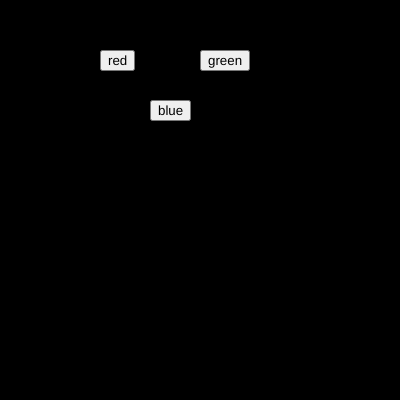
Frame 1 (no input)
Frame 60 (no input): identical to frame 1, image omitted
Frame 120 (the mouse pressed at the canvas centre since frame 60): identical to frame 1, image omitted

The p5.js sketch that drew this single still picture (run headless with seeded random() and noise() and a simulated clock; from frame 60 on, the mouse is pressed at the canvas centre):

// p5.js sketch
// ── sketch.js
var btn_red;
var btn_green;
var btn_blue

var r = 0;
var g = 0;
var b = 0;

function red_bg(){
  r = 250;
  g = 0;
  b=0
}
function green_bg(){
  g=250
  r=0
  b=0
}
function blue_bg(){
b=250
g=0
r=0
}


function setup() {
  createCanvas(400, 400);  
  btn_red = createButton("red");
  btn_red.position(100,50);
  btn_red.mousePressed(red_bg)

  btn_green = createButton("green");
  btn_green.position(200,50);
  btn_green.mousePressed(green_bg);
  btn_blue = createButton("blue")
  btn_blue.position(150, 100)
  btn_blue.mousePressed(blue_bg)
  
}

function draw() {
  background(r,g,b);
  
}
